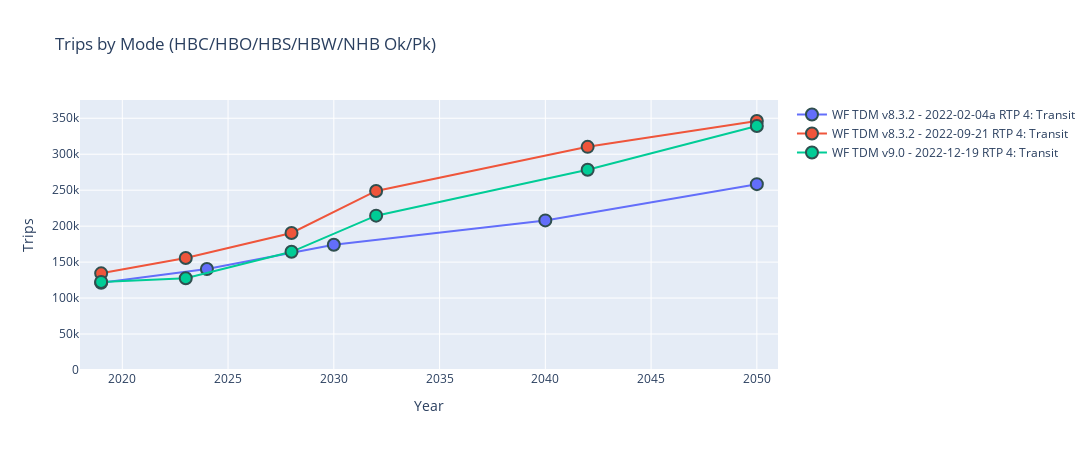
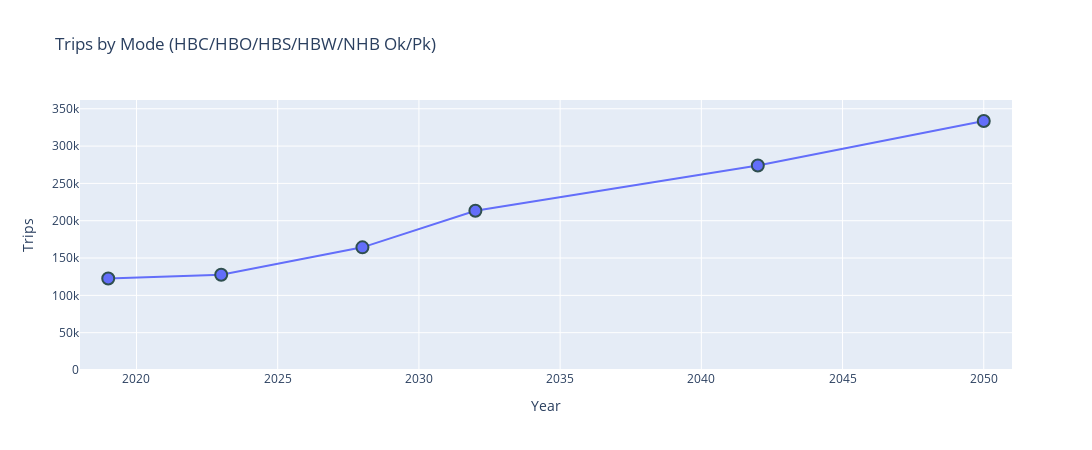
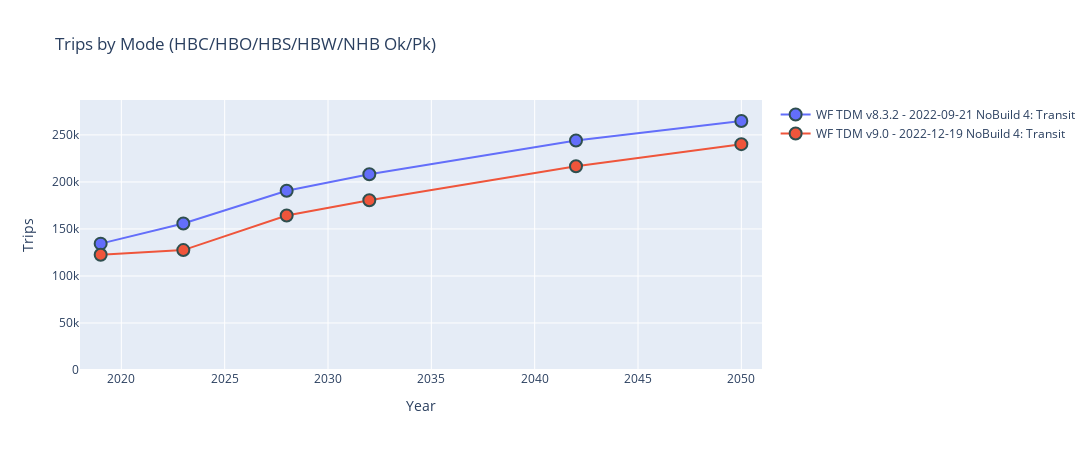
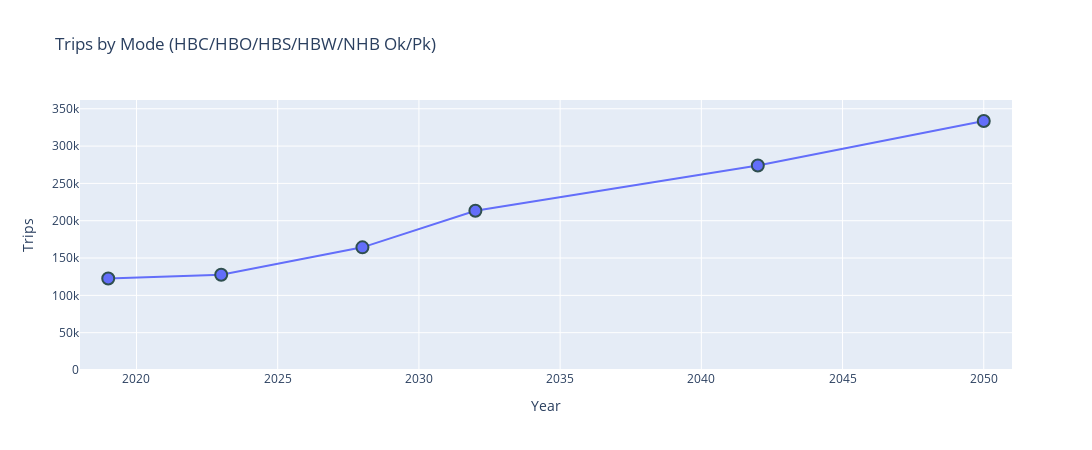

Notebook code for these charts, in order:
### Code cell
# MAKE INTERACTIVE CHART
py.offline.init_notebook_mode(connected=True)

lstTdmVersionWithDate = dfTransitSummaryPlotData['tdmVersionWithDate'].unique().tolist()
lstScenarioGroups     = dfTransitSummaryPlotData['scenarioGroup'     ].unique().tolist()
lstModes              = dfTransitSummaryPlotData['modeGroup'         ].unique().tolist()
lstTripPurp           = dfTransitSummaryPlotData['TRIPPURP'          ].unique().tolist()
lstPeriod             = dfTransitSummaryPlotData['PERIOD'            ].unique().tolist()

# remove include in all list
lstScenarioGroups = [i for i in lstScenarioGroups if i not in lstIncludeInAll] 

selectTdmVersionsWithDate = widgets.SelectMultiple(options=lstTdmVersionWithDate, value=(lstTdmVersionWithDate), description='TDM Version'   )
selectScenarioGroups      = widgets.SelectMultiple(options=lstScenarioGroups    , value=('RTP',               ), description='Scenario Group')
selectModes               = widgets.SelectMultiple(options=lstModes             , value=('4: Transit',        ), description='Mode Group'    )
selectTripPurps           = widgets.SelectMultiple(options=lstTripPurp          , value=(lstTripPurp          ), description='Purpose'       )
selectPeriods             = widgets.SelectMultiple(options=lstPeriod            , value=(lstPeriod            ), description='Periods'       )

#custom extents
#xmin = widgets.Text(value='0'  , description='X Min')
#xmax = widgets.Text(value='160' , description='X Max')
#ymin = widgets.Text(value='0'  , description='Y Min')
#ymax = widgets.Text(value='.10', description='Y Max')

widgets.interactive(update_plot, tdmVersionsWithDate=selectTdmVersionsWithDate, scenarioGroups=selectScenarioGroups, modeGroups=selectModes, trippurps=selectTripPurps , periods=selectPeriods)

#ADD RAW OBSERVED CURVES

### Figure 1 — Plotly figure (JSON) as saved in the notebook; plotly's stock layout.template omitted (floating-point values rounded to 4 significant figures)
{"data": [{"marker": {"line": {"color": "DarkSlateGrey", "width": 2}, "size": 12}, "mode": "markers+lines", "name": "WF TDM v8.3.2 - 2022-02-04a RTP 4: Transit", "type": "scatter", "x": [2019, 2024, 2030, 2040, 2050], "y": [121321, 140408, 174053, 207976, 258408]}, {"marker": {"line": {"color": "DarkSlateGrey", "width": 2}, "size": 12}, "mode": "markers+lines", "name": "WF TDM v8.3.2 - 2022-09-21 RTP 4: Transit", "type": "scatter", "x": [2019, 2023, 2028, 2032, 2042, 2050], "y": [134370, 155741, 190569, 248930, 310261, 346188]}, {"marker": {"line": {"color": "DarkSlateGrey", "width": 2}, "size": 12}, "mode": "markers+lines", "name": "WF TDM v9.0 - 2022-12-19 RTP 4: Transit", "type": "scatter", "x": [2019, 2023, 2028, 2032, 2042, 2050], "y": [122503, 127540, 164321, 214591, 278318, 339257]}], "layout": {"height": 450, "title": {"text": "Trips by Mode (HBC/HBO/HBS/HBW/NHB Ok/Pk)"}, "width": 1200, "xaxis": {"range": [2018, 2051], "title": {"text": "Year"}}, "yaxis": {"rangemode": "tozero", "title": {"text": "Trips"}}}}

### Figure 2 — Plotly figure (JSON) as saved in the notebook; plotly's stock layout.template omitted (floating-point values rounded to 4 significant figures)
{"data": [{"marker": {"line": {"color": "DarkSlateGrey", "width": 2}, "size": 12}, "mode": "markers+lines", "name": "WF TDM v9.0 - 2022-12-19 EF_RTP 4: Transit", "type": "scatter", "x": [2019, 2023, 2028, 2032, 2042, 2050], "y": [122503, 127540, 164321, 213382, 273911, 333601]}], "layout": {"height": 450, "title": {"text": "Trips by Mode (HBC/HBO/HBS/HBW/NHB Ok/Pk)"}, "width": 1200, "xaxis": {"range": [2018, 2051], "title": {"text": "Year"}}, "yaxis": {"rangemode": "tozero", "title": {"text": "Trips"}}}}

### Figure 3 — Plotly figure (JSON) as saved in the notebook; plotly's stock layout.template omitted (floating-point values rounded to 4 significant figures)
{"data": [{"marker": {"line": {"color": "DarkSlateGrey", "width": 2}, "size": 12}, "mode": "markers+lines", "name": "WF TDM v8.3.2 - 2022-09-21 NoBuild 4: Transit", "type": "scatter", "x": [2019, 2023, 2028, 2032, 2042, 2050], "y": [134370, 155741, 190569, 208128, 244053, 264814]}, {"marker": {"line": {"color": "DarkSlateGrey", "width": 2}, "size": 12}, "mode": "markers+lines", "name": "WF TDM v9.0 - 2022-12-19 NoBuild 4: Transit", "type": "scatter", "x": [2019, 2023, 2028, 2032, 2042, 2050], "y": [122503, 127540, 164321, 180547, 216680, 240176]}], "layout": {"height": 450, "title": {"text": "Trips by Mode (HBC/HBO/HBS/HBW/NHB Ok/Pk)"}, "width": 1200, "xaxis": {"range": [2018, 2051], "title": {"text": "Year"}}, "yaxis": {"rangemode": "tozero", "title": {"text": "Trips"}}}}

### Figure 4 — Plotly figure (JSON) as saved in the notebook; plotly's stock layout.template omitted (floating-point values rounded to 4 significant figures)
{"data": [{"marker": {"line": {"color": "DarkSlateGrey", "width": 2}, "size": 12}, "mode": "markers+lines", "name": "WF TDM v9.0 - 2022-12-19 EF_RTP 4: Transit", "type": "scatter", "x": [2019, 2023, 2028, 2032, 2042, 2050], "y": [122503, 127540, 164321, 213382, 273911, 333601]}], "layout": {"height": 450, "title": {"text": "Trips by Mode (HBC/HBO/HBS/HBW/NHB Ok/Pk)"}, "width": 1200, "xaxis": {"range": [2018, 2051], "title": {"text": "Year"}}, "yaxis": {"rangemode": "tozero", "title": {"text": "Trips"}}}}
